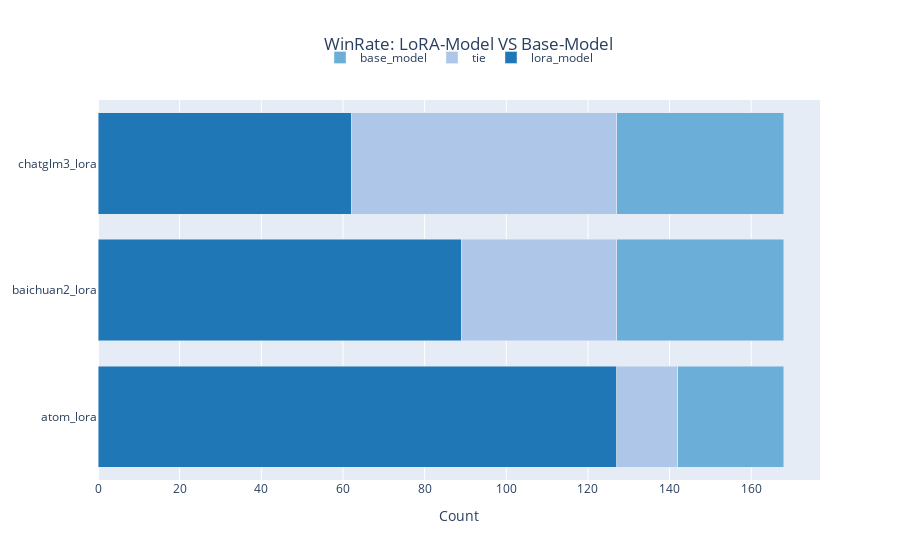

The cell this chart's notebook holds for it:
### Code cell
# 画图
import plotly.graph_objs as pgo
import pandas as pd
import kaleido

csv_file="/home/w1nd/darkword/1darkword/model_eval/data/winrate_results.csv"
df = pd.read_csv(csv_file,header=0,index_col=0)

# 创建数据和布局对象
# colors = ["green", "blue", "red"]
colors = ['#1f77b5', '#aec7e9', '#6baed7']
data = [pgo.Bar(y=df.index,x=df[col_name],name=col_name,orientation="h",marker=dict(color=colors[index])) for index,col_name in enumerate(df.columns) ]

layout = pgo.Layout(
    barmode="stack",
    title=dict(text="WinRate: LoRA-Model VS Base-Model", x=0.52, xanchor='center'),
    xaxis_title="Count",
    legend=dict(orientation="h",yanchor="top",y=1.15,xanchor="center",x=0.5),
    # margin=dict(l=100, r=100, t=120, b=100),
    # yaxis=dict(showgrid=False, zeroline=False),
    )

figure = pgo.Figure(data=data,layout=layout)
figure.write_image("/home/w1nd/darkword/1darkword/model_eval/data/winrate.png")
figure.show()

### Figure 1 — Plotly figure (JSON) as saved in the notebook; plotly's stock layout.template omitted (floating-point values rounded to 4 significant figures)
{"data": [{"marker": {"color": "#1f77b5"}, "name": "lora_model", "orientation": "h", "type": "bar", "x": [127, 89, 62], "y": ["atom_lora", "baichuan2_lora", "chatglm3_lora"]}, {"marker": {"color": "#aec7e9"}, "name": "tie", "orientation": "h", "type": "bar", "x": [15, 38, 65], "y": ["atom_lora", "baichuan2_lora", "chatglm3_lora"]}, {"marker": {"color": "#6baed7"}, "name": "base_model", "orientation": "h", "type": "bar", "x": [26, 41, 41], "y": ["atom_lora", "baichuan2_lora", "chatglm3_lora"]}], "layout": {"barmode": "stack", "legend": {"orientation": "h", "x": 0.5, "xanchor": "center", "y": 1.15, "yanchor": "top"}, "title": {"text": "WinRate: LoRA-Model VS Base-Model", "x": 0.52, "xanchor": "center"}, "xaxis": {"title": {"text": "Count"}}}}
